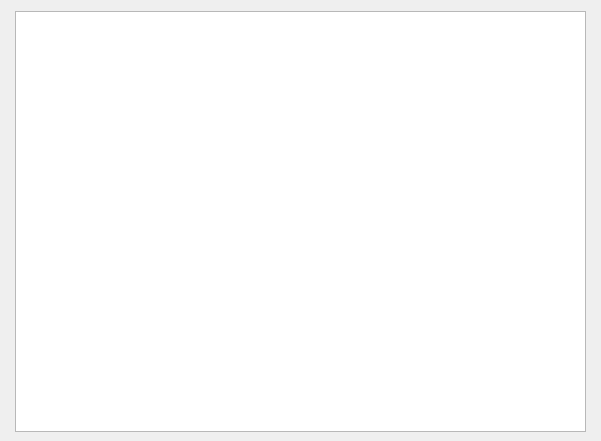
<?xml version="1.0" encoding="UTF-8"?>
<ui version="4.0">
 <class>Log_Dialog</class>
 <widget class="QDialog" name="Log_Dialog">
  <property name="geometry">
   <rect>
    <x>0</x>
    <y>0</y>
    <width>601</width>
    <height>441</height>
   </rect>
  </property>
  <property name="windowTitle">
   <string>Dialog</string>
  </property>
  <widget class="QListWidget" name="listWidget">
   <property name="geometry">
    <rect>
     <x>15</x>
     <y>11</y>
     <width>571</width>
     <height>421</height>
    </rect>
   </property>
  </widget>
 </widget>
 <resources/>
 <connections/>
</ui>
